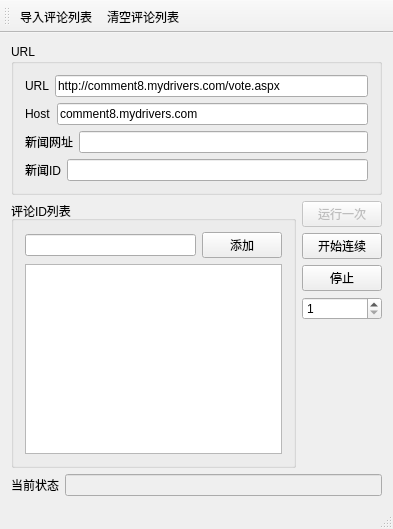
<?xml version="1.0" encoding="UTF-8"?>
<ui version="4.0">
 <class>auto_smzdmClass</class>
 <widget class="QMainWindow" name="auto_smzdmClass">
  <property name="geometry">
   <rect>
    <x>0</x>
    <y>0</y>
    <width>393</width>
    <height>529</height>
   </rect>
  </property>
  <property name="windowTitle">
   <string>驱动之家</string>
  </property>
  <widget class="QWidget" name="centralWidget">
   <layout class="QGridLayout" name="gridLayout_3">
    <item row="0" column="0">
     <widget class="QGroupBox" name="groupBox">
      <property name="title">
       <string>URL</string>
      </property>
      <layout class="QGridLayout" name="gridLayout_2">
       <item row="0" column="0">
        <layout class="QHBoxLayout" name="horizontalLayout_2">
         <item>
          <widget class="QLabel" name="label">
           <property name="text">
            <string>URL</string>
           </property>
          </widget>
         </item>
         <item>
          <widget class="QLineEdit" name="lineEdit_URL1">
           <property name="text">
            <string>http://comment8.mydrivers.com/vote.aspx</string>
           </property>
          </widget>
         </item>
        </layout>
       </item>
       <item row="1" column="0">
        <layout class="QHBoxLayout" name="horizontalLayout_3">
         <item>
          <widget class="QLabel" name="label_2">
           <property name="text">
            <string>Host</string>
           </property>
          </widget>
         </item>
         <item>
          <widget class="QLineEdit" name="lineEdit_HOST1">
           <property name="text">
            <string>comment8.mydrivers.com</string>
           </property>
          </widget>
         </item>
        </layout>
       </item>
       <item row="2" column="0">
        <layout class="QHBoxLayout" name="horizontalLayout_4">
         <item>
          <widget class="QLabel" name="label_3">
           <property name="text">
            <string>新闻网址</string>
           </property>
          </widget>
         </item>
         <item>
          <widget class="QLineEdit" name="lineEdit_REFERER"/>
         </item>
        </layout>
       </item>
       <item row="3" column="0">
        <layout class="QHBoxLayout" name="horizontalLayout_6">
         <item>
          <widget class="QLabel" name="label_4">
           <property name="text">
            <string>新闻ID</string>
           </property>
          </widget>
         </item>
         <item>
          <widget class="QLineEdit" name="lineEdit_news_id"/>
         </item>
        </layout>
       </item>
      </layout>
     </widget>
    </item>
    <item row="1" column="0">
     <layout class="QHBoxLayout" name="horizontalLayout_5">
      <item>
       <widget class="QGroupBox" name="groupBox_2">
        <property name="sizePolicy">
         <sizepolicy hsizetype="Preferred" vsizetype="Preferred">
          <horstretch>3</horstretch>
          <verstretch>0</verstretch>
         </sizepolicy>
        </property>
        <property name="title">
         <string>评论ID列表</string>
        </property>
        <layout class="QGridLayout" name="gridLayout">
         <item row="0" column="0">
          <layout class="QHBoxLayout" name="horizontalLayout_7">
           <item>
            <widget class="QLineEdit" name="lineEdit_comment_id"/>
           </item>
           <item>
            <widget class="QPushButton" name="pushButton_add_comment_id">
             <property name="text">
              <string>添加</string>
             </property>
            </widget>
           </item>
          </layout>
         </item>
         <item row="1" column="0">
          <widget class="QListWidget" name="listWidget_comment_id">
           <property name="sizePolicy">
            <sizepolicy hsizetype="Expanding" vsizetype="Expanding">
             <horstretch>2</horstretch>
             <verstretch>0</verstretch>
            </sizepolicy>
           </property>
          </widget>
         </item>
        </layout>
       </widget>
      </item>
      <item>
       <layout class="QVBoxLayout" name="verticalLayout">
        <item>
         <widget class="QPushButton" name="pushButton_clickone">
          <property name="enabled">
           <bool>false</bool>
          </property>
          <property name="text">
           <string>运行一次</string>
          </property>
         </widget>
        </item>
        <item>
         <widget class="QPushButton" name="pushButton_start">
          <property name="text">
           <string>开始连续</string>
          </property>
         </widget>
        </item>
        <item>
         <widget class="QPushButton" name="pushButton_pause">
          <property name="text">
           <string>停止</string>
          </property>
         </widget>
        </item>
        <item>
         <widget class="QSpinBox" name="spinBox_thread_count">
          <property name="toolTip">
           <string>同时工作线程数</string>
          </property>
          <property name="minimum">
           <number>1</number>
          </property>
          <property name="maximum">
           <number>4</number>
          </property>
         </widget>
        </item>
        <item>
         <spacer name="verticalSpacer">
          <property name="orientation">
           <enum>Qt::Vertical</enum>
          </property>
          <property name="sizeHint" stdset="0">
           <size>
            <width>20</width>
            <height>40</height>
           </size>
          </property>
         </spacer>
        </item>
       </layout>
      </item>
     </layout>
    </item>
    <item row="2" column="0">
     <layout class="QHBoxLayout" name="horizontalLayout">
      <item>
       <widget class="QLabel" name="label_1">
        <property name="text">
         <string>当前状态</string>
        </property>
       </widget>
      </item>
      <item>
       <widget class="QLineEdit" name="lineEdit_msg">
        <property name="enabled">
         <bool>false</bool>
        </property>
       </widget>
      </item>
     </layout>
    </item>
   </layout>
  </widget>
  <widget class="QMenuBar" name="menuBar">
   <property name="geometry">
    <rect>
     <x>0</x>
     <y>0</y>
     <width>393</width>
     <height>23</height>
    </rect>
   </property>
  </widget>
  <widget class="QToolBar" name="mainToolBar">
   <attribute name="toolBarArea">
    <enum>TopToolBarArea</enum>
   </attribute>
   <attribute name="toolBarBreak">
    <bool>false</bool>
   </attribute>
   <addaction name="action_import_commentid"/>
   <addaction name="action_clear_comments"/>
  </widget>
  <widget class="QStatusBar" name="statusBar"/>
  <action name="action_import_commentid">
   <property name="text">
    <string>导入评论列表</string>
   </property>
  </action>
  <action name="action_clear_comments">
   <property name="text">
    <string>清空评论列表</string>
   </property>
  </action>
 </widget>
 <layoutdefault spacing="6" margin="11"/>
 <resources>
  <include location="auto_smzdm.qrc"/>
 </resources>
 <connections/>
</ui>
